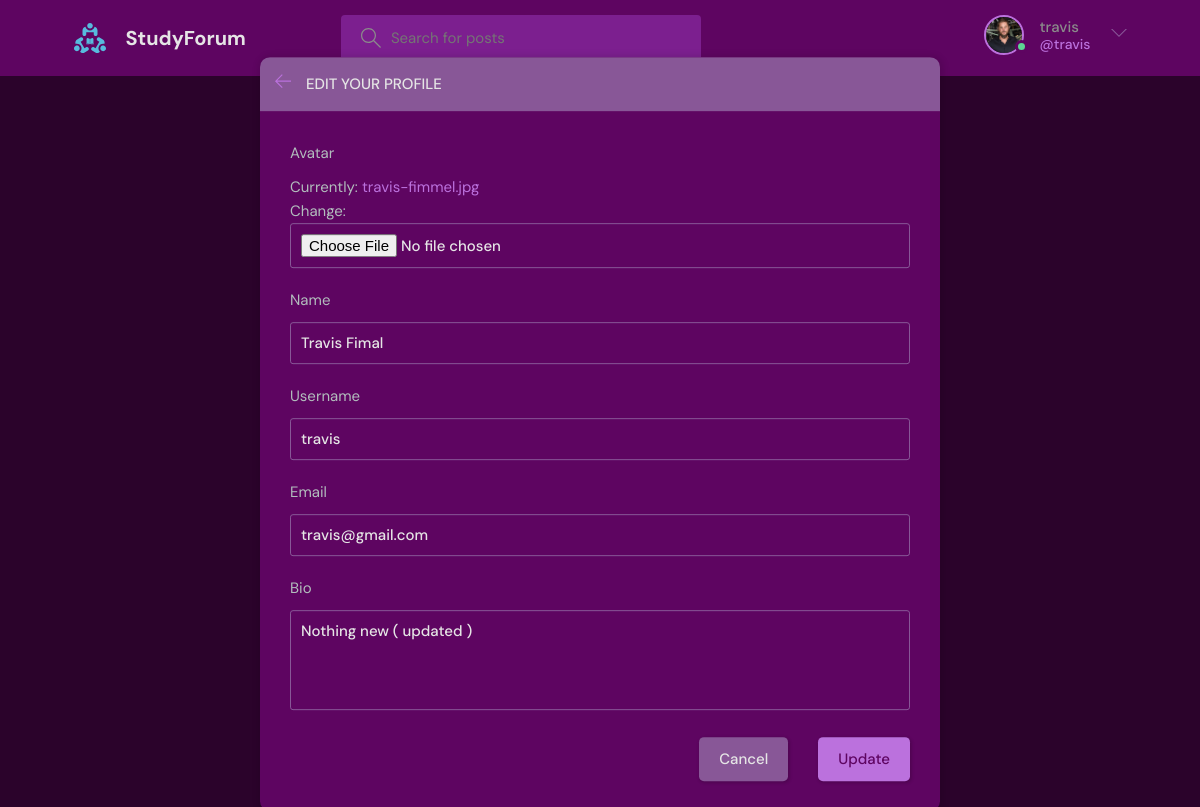
/update-user/ (signed in), run on the app's committed database.
### user/models.py (models this page shows)
class CustomUser(AbstractUser):
    name = models.CharField(max_length=200, null=True)
    email = models.EmailField(unique=True, null=True)
    bio = models.TextField(null=True)
    avatar = models.ImageField(null=True, default="avatar.svg")
    USERNAME_FIELD = 'email'
    REQUIRED_FIELDS = []

### user/views.py (the view)
# urls.py: path('update-user/', updateUser, name="update-user"),
@login_required(login_url='login')
def updateUser(request):
    user = request.user
    form = UserForm(instance=user)
    if request.method == 'POST':
        form = UserForm(request.POST, request.FILES, instance=user)
        if form.is_valid():
            form.save()
            return redirect('user-profile', pk=user.id)
    return render(request, 'user/update-user.html', {'form': form})

### user/forms.py
class UserForm(ModelForm):
    class Meta:
        model = CustomUser
        fields = ['avatar', 'name', 'username', 'email', 'bio']

### user/templates/user/update-user.html (shortened to what this page needs)
{% extends 'base/main.html' %}
{% block content %}
<main class="update-account layout">
  <div class="container">
    <div class="layout__box">
      <div class="layout__boxHeader">
        <div class="layout__boxTitle">
          <a href="{% url 'home' %}">
            <svg version="1.1" xmlns="http://www.w3.org/2000/svg" width="32" height="32" viewBox="0 0 32 32">
              <title>arrow-left</title>
              <path
                d="M13.723 2.286l-13.723 13.714 13.719 13.714 1.616-1.611-10.96-10.96h27.625v-2.286h-27.625l10.965-10.965-1.616-1.607z">
              </path>
            </svg>
          </a>
          <h3>Edit your profile</h3>
        </div>
      </div>
      <div class="layout__body">
        <form class="form" action="" method="POST" enctype="multipart/form-data">
          {% for field in form %}
          <div class="form__group">
            <label for="profile_pic">{{field.label}}</label>
            {{field}}
          </div>
          {% endfor %}
          <div class="form__action">
            <a class="btn btn--dark" href="{% url 'user-profile' request.user.id %}">Cancel</a>
            <button class="btn btn--main" type="submit">Update</button>
          </div>
        </form>
      </div>
    </div>
  </div>
</main>
{% endblock content %}

### base/templates/base/navbar.html (shortened to what this page needs)
{% load static %}
<header class="header header--loggedIn">
    <div class="container">
        <a href="{% url 'home' %}" class="header__logo">
            <img src="{% static 'images/logo.svg' %}" />
            <h1>StudyForum</h1>
        </a>
        <form class="header__search" method="GET" action="{% url 'home' %}">
            <label>
                <input name="q" placeholder="Search for posts" />
            </label>
        </form>
        <nav class="header__menu">
            {% if request.user.is_authenticated %}
            <div class="header__user">
                <a href="{% url 'user-profile' request.user.id %}">
                    <div class="avatar avatar--medium active">
                        <img src="{{request.user.avatar.url}}" />
                    </div>
                    <p>{{request.user.username}} <span>@{{request.user.username}}</span></p>
                </a>
                <button class="dropdown-button">
                    <svg version="1.1" xmlns="http://www.w3.org/2000/svg" width="32" height="32" viewBox="0 0 32 32">
                        <title>chevron-down</title>
                        <path d="M16 21l-13-13h-3l16 16 16-16h-3l-13 13z"></path>
                    </svg>
                </button>
            </div>
            {% endif %}
        </nav>
    </div>
</header>

### data on the page
CustomUser: user.avatar (picture), user.username "travis", form "Travis Fimal" "travis" "travis@gmail.com" "Nothing new ( updated )"

### other printed values
{{ field.label }} "Avatar" "Name" "Username" "Email" "Bio"
